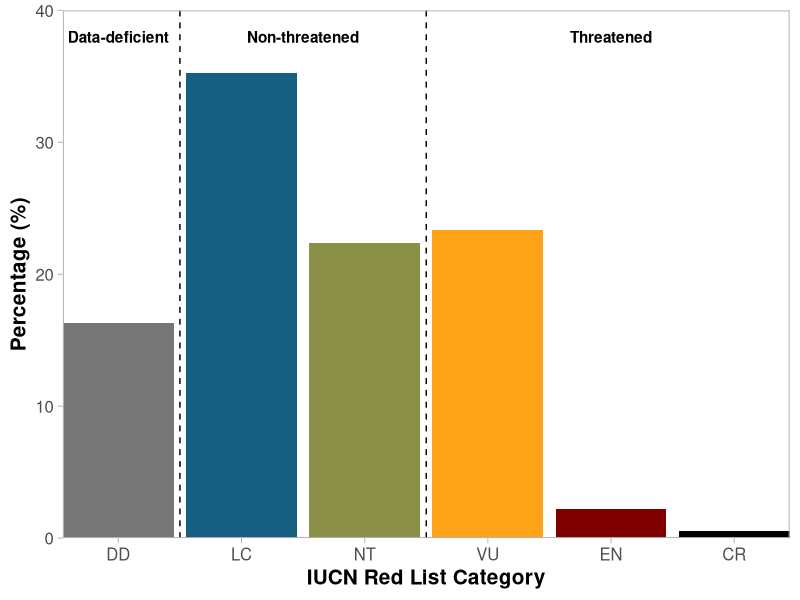
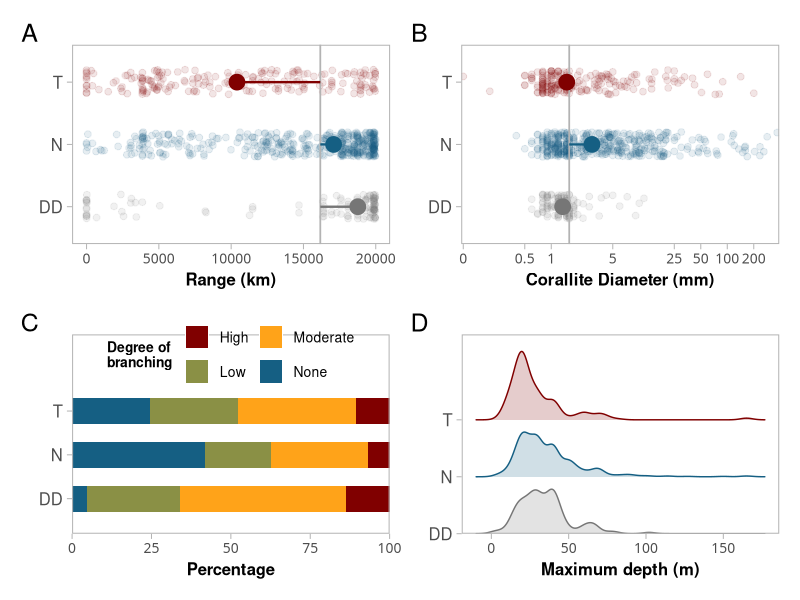

R code for these plots, in order:
library(here)
library(tidyverse)
library(ggridges)
library(patchwork)

#palette
u_col <- ggsci::pal_uchicago("default")(9)[c(2,5,4,3,1)]
#pie(1:5, col=u_col)

### load data ####
df.corals <- read.csv(here("data", "traits_iucn.csv"), stringsAsFactors = FALSE) %>%
  na.omit() %>%
  mutate(
    #reclassify iucn status 
    iucn = case_when(iucn == "Least Concern" ~ "LC",         
                     iucn == "Vulnerable" ~ "VU",           
                     iucn == "Near Threatened"   ~ "NT",    
                     iucn == "Endangered"   ~ "EN",         
                     iucn == "Critically Endangered"~ "CR",
                     iucn == "Data Deficient"~ "DD"),
    iucn = factor(iucn, levels = c("DD", "LC", "NT", "VU", "EN", "CR")),
    branching = factor(branching, levels=c("HB", "MB", "LB", "NB"))
  )

theme_set(theme_light(base_size = 15))
# % of observations per status
p0 <- df.corals %>% group_by(iucn) %>% 
  tally() %>%
  ungroup() %>%
  mutate(n = n/sum(n) * 100) %>%
  ggplot() +
  geom_bar(aes(x=iucn, y=n, fill=iucn), stat="identity") +
  coord_cartesian(expand=FALSE, ylim=c(0,40)) +
  labs(x="IUCN Red List Category", y="Percentage (%)") +
  scale_fill_manual(values=c(u_col, "black"), guide=FALSE) +
  theme(axis.title = element_text(face="bold"),
        panel.grid = element_blank()) +
  geom_vline(xintercept=c(1.5, 3.5), linetype="dashed")

p0 <- p0 + annotate("text", x=c(1,2.5, 5), y=38, label=c("Data-deficient", "Non-threatened", "Threatened"), fontface=2)
ggsave(here("figs", "Fig_SI_species_per_category.svg"), p0, w=8, h=8)

#CR To EN
df.corals[df.corals$iucn == "CR",]$iucn <- "EN"
df.corals$iucn <- droplevels(df.corals$iucn)

table(df.corals$iucn)

##### status vs range
world_avg <- df.corals %>%
  summarize(avg = median(range, na.rm = T)) %>%
  pull(avg)

levels(df.corals$iucn) <- c("DD", "N", "N", "T", "T")

reg_avg <- df.corals %>% group_by(iucn) %>%
  summarise(n=median(range, na.rm=TRUE))

p1 <- ggplot(df.corals, aes(x = iucn, y = range, color = iucn)) +
  coord_flip() +
  geom_jitter(size = 2, alpha = 0.1, width = 0.2) +
  scale_color_manual(values=u_col[c(1,2,5)], guide=FALSE) + 
  labs(x = NULL, y = "Range (km)") +
  theme(legend.position = "none",
        axis.title = element_text(size = 12, face="bold"),
        axis.text.x = element_text(family = "Roboto Mono", size = 10),
        panel.grid = element_blank()) + 
  geom_hline(aes(yintercept = world_avg), color = "gray70", size = 0.6) +
  geom_segment(data=reg_avg, aes(x = iucn, xend = iucn,
                                 y = world_avg, yend = n, col=iucn),
               size = 0.8, inherit.aes = FALSE) +
  stat_summary(fun.y = median, geom = "point", size = 5) 

# status vs corallite diameter
world_avg2 <- df.corals %>%
  summarize(avg = median(corallite, na.rm = T)) %>%
  pull(avg)

reg_avg2 <- df.corals %>% group_by(iucn) %>%
  summarise(n=median(corallite, na.rm=TRUE))

p2 <- ggplot(na.omit(df.corals), aes(x = iucn, y = corallite, color = iucn)) +
  coord_flip() +
  geom_jitter(size = 2, alpha = 0.1, width = 0.2) +
  scale_color_manual(values=u_col[c(1,2,5)], guide=FALSE) + 
  labs(x = NULL, y = "Corallite Diameter (mm)") +
  theme(legend.position = "none",
        axis.title = element_text(size = 12, face="bold"),
        axis.text.x = element_text(family = "Roboto Mono", size = 10),
        panel.grid = element_blank()) + 
  geom_hline(aes(yintercept = world_avg2), color = "gray70", size = 0.6) +
  geom_segment(data=reg_avg2, aes(x = iucn, xend = iucn,
                                 y = world_avg2, yend = n, col=iucn),
               size = 0.8, inherit.aes = FALSE) +
  stat_summary(fun.y = median, geom = "point", size = 5) +
  scale_y_log10(breaks=c(0.1, 0.5,1,5, 25, 50,100, 200), expand = c(0.005, 0.005),
                labels=c(0,0.5, 1,5,25,50,100,200))


#branching
p3 <- df.corals  %>% 
  group_by(iucn, branching) %>% 
  summarise(count=n()) %>% 
  mutate(perc=count/sum(count)) %>%
  ggplot(aes(iucn, fill=branching, y=perc*100)) +
  geom_bar(stat="identity", width = 0.6) +
  coord_flip() +
  scale_y_continuous(limits=c(0, 100), expand=c(0,0)) +
  scale_x_discrete(expand=expand_scale(add=c(.8, 1.75))) +
  scale_fill_manual(values=u_col[5:2], labels=c("High", "Moderate", "Low",  "None")) + 
  guides(fill = guide_legend(nrow = 2, byrow = T)) +
  labs(x = NULL, y = "Percentage", fill="Degree of \nbranching") +
  theme(legend.position=c(.5,.9),
        legend.direction="horizontal",
        axis.title = element_text(size = 12, face="bold"),
        axis.text.x = element_text(family = "Roboto Mono", size = 10),
        panel.grid = element_blank(),
        legend.title = element_text(size = 10, face="bold"),
        legend.text = element_text(size=10),
        legend.background = element_blank()) 

#### maximum depth
p4 <- ggplot(df.corals, aes(x = max_depth, y = iucn, fill = iucn, col=iucn)) +
  geom_density_ridges(alpha=0.2, scale=1.2) +
  theme_ridges() + 
  scale_fill_manual(values=u_col[c(1,2,5)], guide=FALSE) + 
  scale_color_manual(values=u_col[c(1,2,5)], guide=FALSE) + 
  scale_y_discrete(expand=expand_scale(add = c(0, 1.5))) +
  labs(y = NULL, x = "Maximum depth (m)") +
  theme_light(base_size = 15) +
  theme(axis.title = element_text(size = 12, face="bold"),
        axis.text.x = element_text(family = "Roboto Mono", size = 10),
        panel.grid = element_blank()) 

# merge
svg(here("figs", "Fig_01_variables.svg"), w=8, h=8)
(p1 + p2) / (p3 + p4) + plot_annotation(tag_levels = "A")
dev.off()
